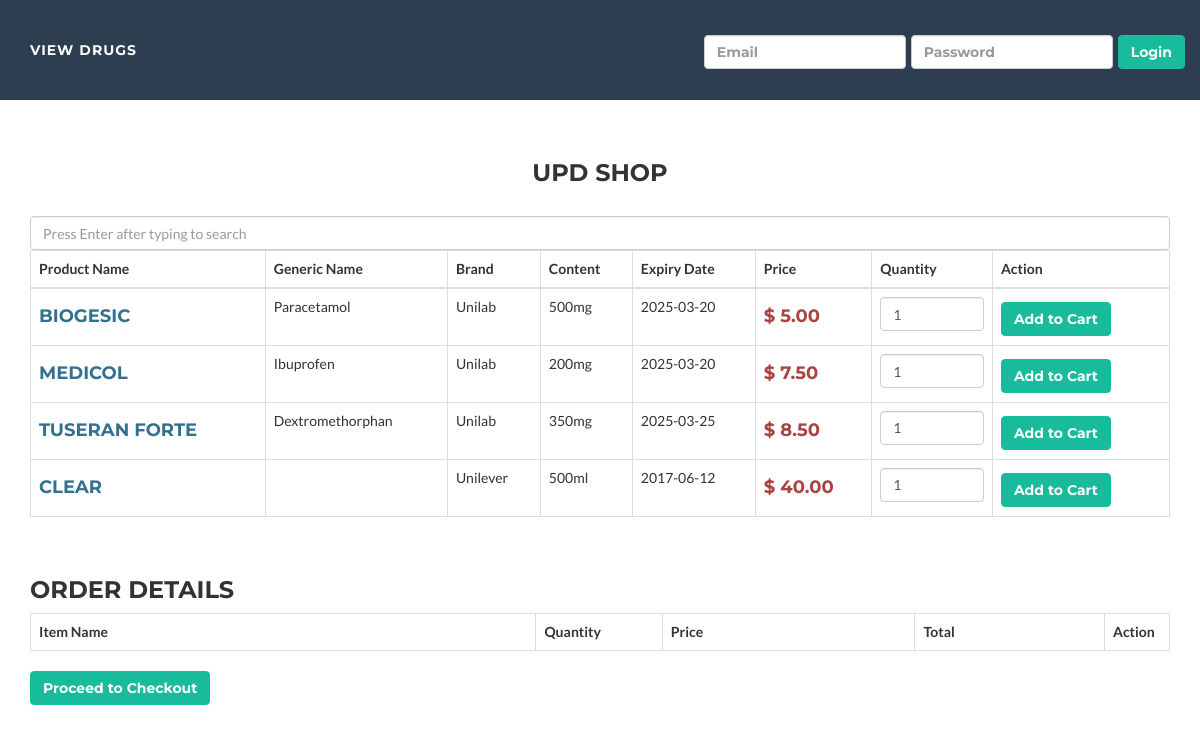
The app's page /cart.php with its own data.
### tables this page shows
CREATE TABLE `product` (
  `product_id` int(11) NOT NULL,
  `name` varchar(20) DEFAULT NULL,
  `price` decimal(10,2) DEFAULT NULL,
  `dosage` varchar(20) DEFAULT NULL,
  `generic_name` varchar(20) DEFAULT NULL,
  `brand` varchar(20) DEFAULT NULL,
  `expiry_date` date DEFAULT NULL,
  `quantity` int(11) DEFAULT NULL
);

### cart.php (the view, shortened to what this page needs)
<?php
 $connect = mysqli_connect("localhost", "root", "", "uppharmadown");
 ?>
<!DOCTYPE html>
<head>
    <link rel="stylesheet" type="text/css" href="css/animate.css">
    <link href="vendor/bootstrap/css/bootstrap.min.css" rel="stylesheet">
    <link href="css/freelancer.min.css" rel="stylesheet">
    <link href="vendor/font-awesome/css/font-awesome.min.css" rel="stylesheet" type="text/css">
</head>
<body class="index animated fadeIn">
  <?php require("navbar.php"); ?>
  <section><br><br>
    <div class="container">
                <h3 align="center">UPD Shop</h3><br />
                <input type = 'text' id = 'search' placeholder = 'Press Enter after typing to search' class = 'form-control'>
                <table class="table table-bordered">
                <tr>
                     <th>Product Name</th>
                     <th>Generic Name</th>
                     <th>Brand</th>
                     <th>Content</th>
                     <th>Expiry Date</th>
                     <th>Price</th>
                     <th>Quantity</th>
                     <th>Action</th>
                </tr>
                <tbody id = 'results'>
                <?php
                $query = "SELECT * FROM product ORDER BY product_id ASC";
                $result = mysqli_query($connect, $query);
                if(mysqli_num_rows($result) > 0)
                {
                     while($row = mysqli_fetch_array($result))
                     {
                ?>
                <tr>
                    <form class='addcart' method="post" action="cart.php?action=add&id=<?php echo $row["product_id"]; ?>">
                     <td><h4 class="text-info"><?php echo $row["name"]; ?></h4></td>
                     <td><?php echo $row["generic_name"]; ?></td>
                     <td><?php echo $row["brand"]; ?></td>
                     <td><?php echo $row["dosage"]; ?></td>
                     <td><?php echo $row["expiry_date"]; ?></td>
                     <td><h4 class="text-danger">$ <?php echo $row["price"]; ?></h4></td>
                     <td><input type="number" name="quantity" class="form-control" value="1" min="1" max="<?php echo $row["quantity"]; ?>" /></td>
                     <td><input type="submit" name="add_to_cart" style="margin-top:5px;" class="btn btn-success" value="Add to Cart" /></td>
                    </form>
                </tr>
                <?php
                     }
                }
                ?>
                </tbody>
                </table>
                <br />
                <h3>Order Details</h3>
                <div class="table-responsive">
                     <table class="table table-bordered">
                          <tr>
                               <th width="40%">Item Name</th>
                               <th width="10%">Quantity</th>
                               <th width="20%">Price</th>
                               <th width="15%">Total</th>
                               <th width="5%">Action</th>
                          </tr>
                     </table>
                     <a href="checkout.php"><button class="btn btn-success">Proceed to Checkout</button></a>
                </div>
           </div>
  </section>
</body>
</html>

### cart.php (style rules this page uses)
.btn { color: white; padding: background-color: #18BC9C; border-radius: 0px; font-family: Montserrat,"Helvetica Neue",Helvetica,Arial,sans-serif; }
td .btn { margin-right: 5px; }

### records on screen
product: name "BIOGESIC", generic_name "Paracetamol", brand "Unilab", dosage "500mg", expiry_date "2025-03-20", price "5.00"
product: name "MEDICOL", generic_name "Ibuprofen", brand "Unilab", dosage "200mg", expiry_date "2025-03-20", price "7.50"
product: name "TUSERAN FORTE", generic_name "Dextromethorphan", brand "Unilab", dosage "350mg", expiry_date "2025-03-25", price "8.50"
product: name "CLEAR", brand "Unilever", dosage "500ml", expiry_date "2017-06-12", price "40.00"
